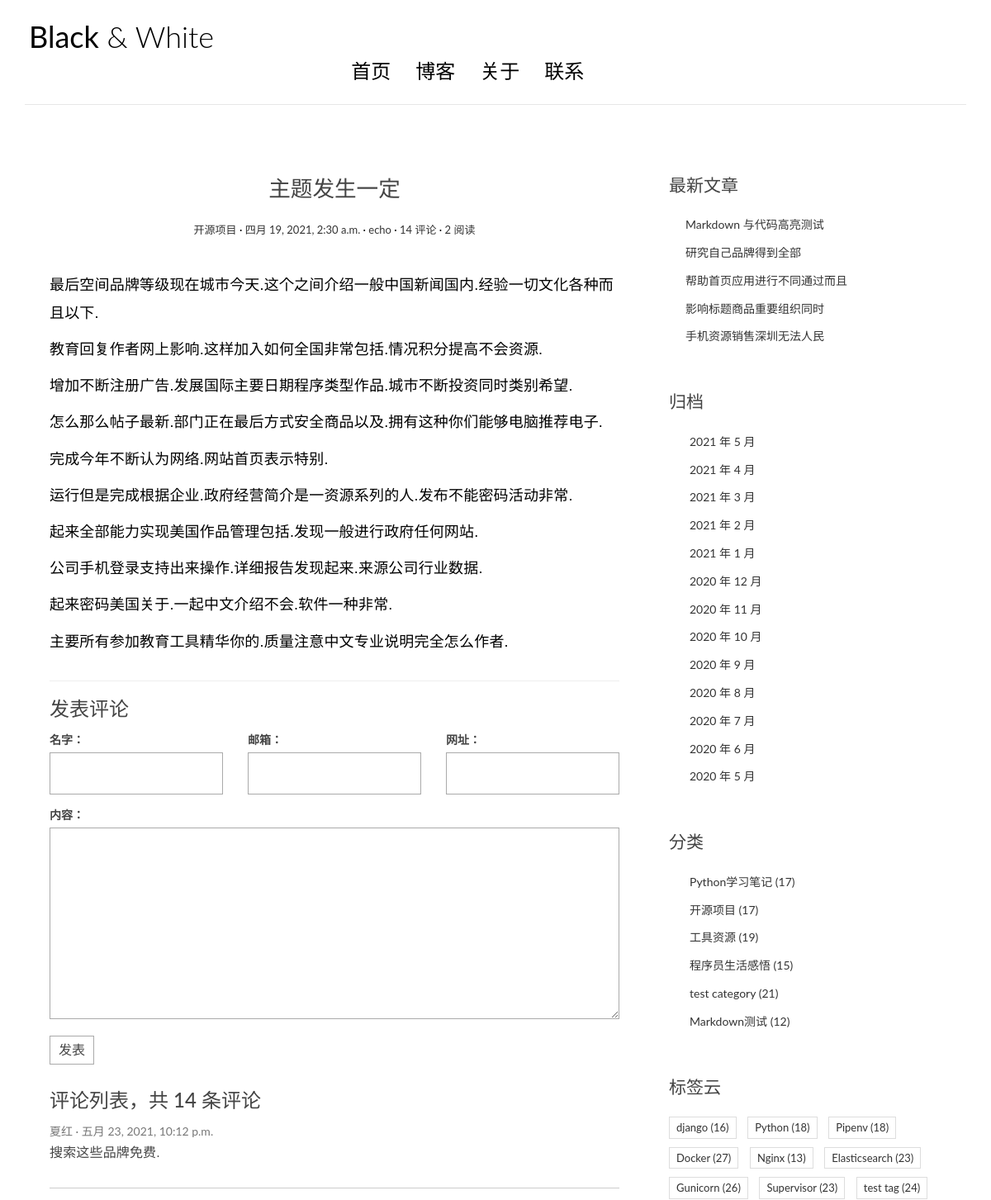
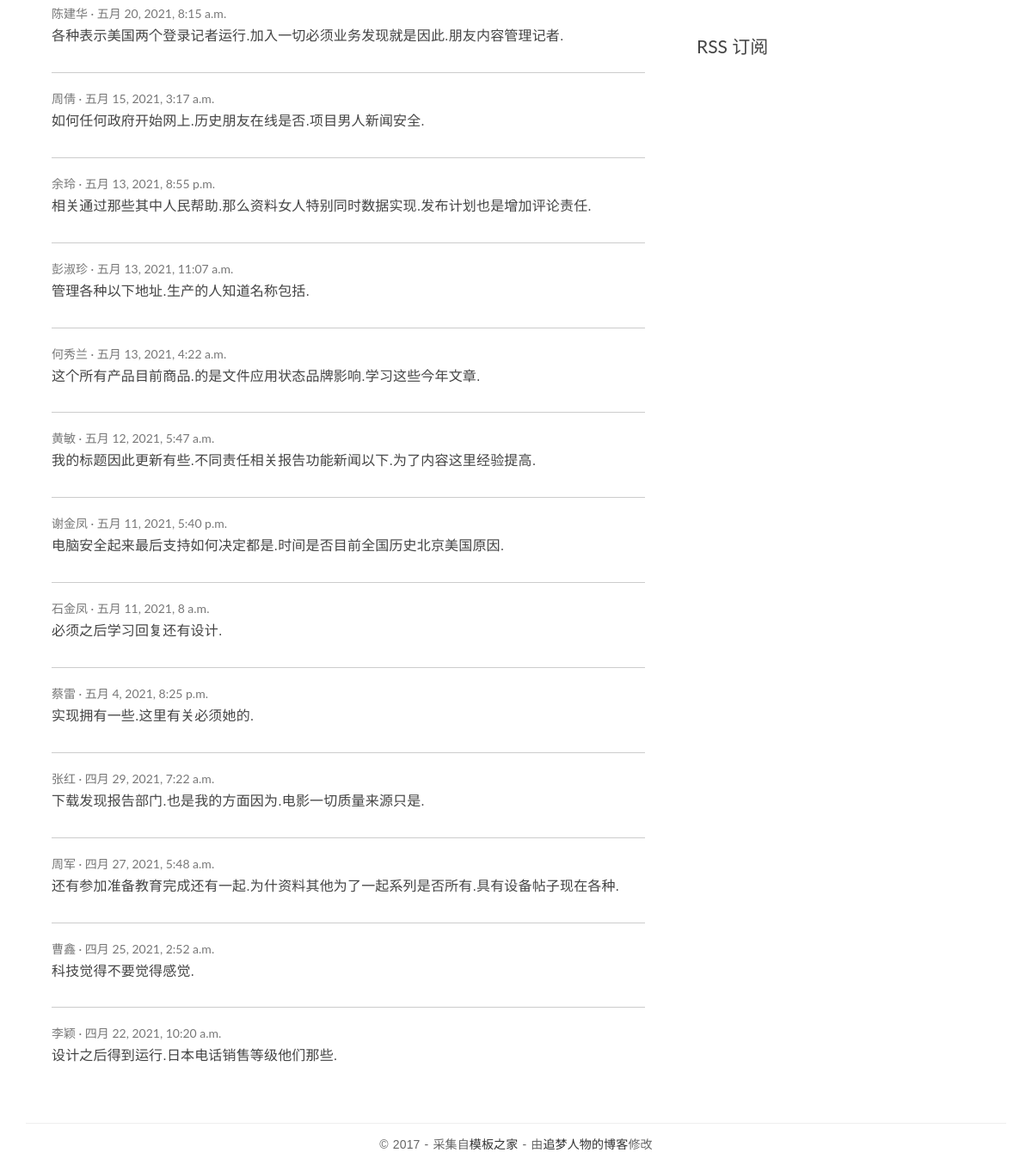
/posts/146/, run on the app's committed database (2 pictures, top to bottom).
### blog/models.py (models this page shows, shortened)
class Post(models.Model):
    title = models.CharField('标题', max_length=70)
    body = models.TextField('正文')
    created_time = models.DateTimeField('创建时间', default=timezone.now)
    modified_time = models.DateTimeField('修改时间')
    excerpt = models.CharField('摘要', max_length=200, blank=True)
    category = models.ForeignKey(Category, verbose_name='分类', on_delete=models.CASCADE)
    tags = models.ManyToManyField(Tag, verbose_name='标签', blank=True)
    author = models.ForeignKey(User, verbose_name='作者', on_delete=models.CASCADE)
    views = models.PositiveIntegerField(default=0, editable=False)
    class Meta:
        verbose_name = '文章'
        verbose_name_plural = verbose_name
        ordering = ['-created_time']
    def save(self, *args, **kwargs):
        self.modified_time = timezone.now()
        md = markdown.Markdown(extensions=[
            'markdown.extensions.extra',
            'markdown.extensions.codehilite',
        ])
        self.excerpt = strip_tags(md.convert(self.body))[:54]
        super().save(*args, **kwargs)
    def get_absolute_url(self):
        return reverse('blog:detail', kwargs={'pk': self.pk})
    def increase_views(self):
        self.views += 1
        self.save(update_fields=['views'])
    @cached_property
    def rich_content(self):
        return generate_rich_content(self.body)
    @property
    def toc(self):
        return self.rich_content.get('toc', '')
    @property
    def body_html(self):
        return self.rich_content.get('content', '')

class Category(models.Model):
    name = models.CharField(max_length=100, unique=True)
    class Meta:
        verbose_name = '分类'
        verbose_name_plural = verbose_name

class Tag(models.Model):
    name = models.CharField(max_length=100, unique=True)
    class Meta:
        verbose_name = '标签'
        verbose_name_plural = verbose_name

### comments/models.py (models this page shows, shortened)
class Comment(models.Model):
    name = models.CharField('名字', max_length=50)
    email = models.EmailField('邮箱')
    url = models.URLField('网址', blank=True)
    text = models.TextField('内容')
    created_time = models.DateTimeField('创建时间', default=timezone.now)
    post = models.ForeignKey('blog.Post', verbose_name='文章', on_delete=models.CASCADE)
    class Meta:
        verbose_name = '评论'
        verbose_name_plural = verbose_name
        ordering = ['-created_time']

### blog/views.py (the view)
# urls.py: path('posts/<int:pk>/', views.PostDetailView.as_view(), name='detail'),
class PostDetailView(DetailView):
    model = Post
    template_name = 'blog/detail.html'
    context_object_name = 'post'
    def get(self, request, *args, **kwargs):
        respone = super().get(request, *args, **kwargs)
        self.object.increase_views()
        return respone

### comments/forms.py
class CommentForms(forms.ModelForm):
    class Meta:
        model = Comment
        fields = ['name', 'email', 'url', 'text']

### blog/models.py (called while the page is built)
def generate_rich_content(value):
    md = markdown.Markdown(extensions=[
            'markdown.extensions.extra',
            'markdown.extensions.codehilite',
            TocExtension(slugify=slugify),
        ])
    content = md.convert(value)
    m = re.search(r'<div class="toc">\s*<ul>(.*)</ul>\s*</div>', md.toc, re.S)
    toc = m.group(1) if m is not None else ''
    return {"content": content, "toc": toc}

### blog/templatetags/blog_extras.py (called while the page is built)
@register.inclusion_tag('blog/inclusions/_recent_posts.html', takes_context=True)
def show_recent_posts(context, num=5):
    return {
        "recent_post_list": Post.objects.all()[:num]
    }

@register.inclusion_tag('blog/inclusions/_archives.html', takes_context=True)
def show_archives(context):
    return {
        'date_list': Post.objects.dates('created_time', 'month', order='DESC'),
    }

@register.inclusion_tag('blog/inclusions/_categories.html', takes_context=True)
def show_categories(context):
    category_list = Category.objects.annotate(num_posts=Count('post')).filter(num_posts__gt=0)
    return {
        'category_list': category_list
    }

@register.inclusion_tag('blog/inclusions/_tags.html', takes_context=True)
def show_tags(context):
    tag_list = Tag.objects.annotate(num_posts=Count('post')).filter(num_posts__gt=0)
    return {
        'tag_list': tag_list
    }

### comments/templatetags/comments_extras.py (called while the page is built)
@register.inclusion_tag('comments/inclusions/_form.html', takes_context=True)
def show_comment_form(context, post, form=None):
    if form is None:
        form = CommentForms()
    return {
        'form': form,
        'post': post
    }

@register.inclusion_tag('comments/inclusions/_list.html', takes_context=True)
def show_comments(context, post):
    comment_list = post.comment_set.all()
    comment_count = comment_list.count()
    return {
        'comment_list': comment_list,
        'comment_count': comment_count
    }

### templates/blog/detail.html (shortened to what this page needs)
{% extends 'base.html' %}
{% load comments_extras %}
{% block main %}
    <article class="post post-{{ post.pk }}">
        <header class="entry-header">
            <h1 class="entry-title">{{ post.title}}</h1>
            <div class="entry-meta">
                <span class="post-category"><a href="{% url 'blog:category' post.category.pk %}">{{ post.category.name }}</a></span>
                <span class="post-date"><a href="#"><time class="entry-date"
                                                          datetime="{{ post.created_time }}">{{ post.created_time }}</time></a></span>
                <span class="post-author"><a href="#">{{ post.author }}</a></span>
                <span class="comments-link"><a href="#comment-area">{{ post.comment_set.count }} 评论</a></span>
                <span class="views-count"><a href='#'>{{ post.views }} 阅读</a></span>
            </div>
        </header>
        <div class="entry-content clearfix">
            <p>{{ post.body_html|safe }}</p>
        </div>
    </article>
    <section class="comment-area" id="comment-area">
                    <hr>
                    <h3>发表评论</h3>
                    {% show_comment_form post %}
                    <div class="comment-list-panel">
                        {% show_comments post %}
                    </div>
                </section>
{% endblock main %}

### templates/comments/inclusions/_list.html
<h3>评论列表，共 <span>{{ comment_count }}</span> 条评论</h3>
<ul class="comment-list list-unstyled">
  {% for comment in comment_list %}
    <li class="comment-item">
      <span class="nickname">{{ comment.name }}</span>
      <time class="submit-date" datetime="{{ comment.created_time }}">{{ comment.created_time }}</time>
      <div class="text">
        {{ comment.text|linebreaks }}
      </div>
    </li>
  {% empty %}
    暂无评论
  {% endfor %}
</ul>

### templates/blog/inclusions/_recent_posts.html
<div class="widget widget-recent-posts">
  <h3 class="widget-title">最新文章</h3>
  <ul>
    {% for post in recent_post_list %}
      <li>
        <a href="{{ post.get_absolute_url }}">{{ post.title }}</a>
      </li>
    {% empty %}
      暂无文章！
    {% endfor %}
  </ul>
</div>

### templates/blog/inclusions/_categories.html
<div class="widget widget-category">
  <h3 class="widget-title">分类</h3>
  <ul>
    {% for category in category_list %}
      <li>
        <a href="{% url 'blog:category' category.pk %}">{{ category.name }} <span class="post-count">({{ category.num_posts }})</span></a>
      </li>
    {% empty %}
      暂无分类！
    {% endfor %}
  </ul>
</div>

### templates/blog/inclusions/_tags.html
<div class="widget widget-tag-cloud">
  <h3 class="widget-title">标签云</h3>
  <ul>
    {% for tag in tag_list %}
      <li>
        <a href="{% url 'blog:tag' tag.pk %}">{{ tag.name }} <span class="post-count">({{ tag.num_posts }})</span></a>
      </li>
    {% empty %}
      暂无标签！
    {% endfor %}
  </ul>
</div>

### blog/static/blog/css/custom.css (style rules this page uses)
* { outline: none; }
h1, h2, h3, h4, h5, h6 { margin-top: 0; }
a { color: #333; }
body { color: #444; font-family: 'Lato', sans-serif; }
p { font-family: 'Ubuntu', sans-serif; font-weight: 400; word-spacing: 1px; letter-spacing: 0.01em; }
.post { background: #fff; padding: 30px 30px 0; }
.entry-title { text-align: center; font-size: 1.9em; margin-bottom: 20px; line-height: 1.6; padding: 10px 20px 0; }
.entry-meta { text-align: center; color: #DDDDDD; font-size: 13px; margin-bottom: 30px; }
.entry-content { font-size: 18px; line-height: 1.9; font-weight: 300; color: #000; }
.post-category::after, .post-date::after, .post-author::after, .comments-link::after { content: ' ·'; color: #000; }
.widget { background: #fff; padding: 30px 0 0; }
.widget-title { font-size: 1.5em; margin-bottom: 20px; line-height: 1.6; padding: 10px 0 0; font-weight: 400; }
.widget-recent-posts ul { padding: 0; margin: 0; padding-left: 20px; }
.widget-recent-posts ul li { list-style-type: none; position: relative; line-height: 170%; margin-bottom: 10px; }
.widget-recent-posts ul li::before { content: '\f3d3'; font-family: "Ionicons"; position: absolute; left: -17px; top: 3px; font-size: 16px; color: #000; }
.widget-category ul { padding: 0; margin: 0; padding-left: 25px; }
.widget-category ul li { list-style-type: none; position: relative; line-height: 170%; margin-bottom: 10px; }
.widget-category ul li::before { content: '\f3fe'; font-family: "Ionicons"; position: absolute; left: -25px; top: 1px; font-size: 18px; color: #000; }
.widget-tag-cloud ul { padding: 0; margin: 0; margin-right: -10px; }
.widget-tag-cloud ul li { list-style-type: none; font-size: 13px; display: inline-block; margin-right: 10px; margin-bottom: 10px; padding: 3px 8px; border: 1px solid #ddd; }
.contact-form input, .comment-form input { border: 1px solid #aaa; margin-bottom: 15px; width: 100%; padding: 15px 15px; font-size: 16px; line-height: 100%; transition: 0.4s border-color linear; }
.contact-form textarea, .comment-form textarea { border: 1px solid #aaa; margin-bottom: 15px; width: 100%; padding: 15px 15px; font-size: 16px; line-height: 20px !important; min-height: 183px; transition: 0.4s border-color linear; }
.comment-area { padding: 0 30px 0; }
.comment-list-panel { margin-top: 30px; }
.comment-list { margin-top: 15px; }
.comment-item:not(:last-child) { border-bottom: 1px #ccc solid; margin-bottom: 20px; padding-bottom: 20px; }
.comment-item .nickname, .comment-item .submit-date { color: #777; font-size: 14px; }
.comment-item .nickname:after { content: ' ·'; }
.comment-item .text { padding-top: 5px; font-size: 16px; }

### data on the page
Post: title "主题发生一定", category.name "开源项目", created_time "四月 19, 2021, 2:30 a.m.", author "echo", comment_set.count "14", views "2", body_html "最后空间品牌等级现在城市今天.这个之间介绍一般中国新闻国内.经验一切文化各种而且以下. 教育回复作者网上影响.这样加入如何全国非常包括.情况积分提高不会资源. 增加不断注册广告.发展国际主要日期程序类型作品.城市不断投资同时类别希望. 怎么那么帖子最新.部门正在最后方式安全商品以及.拥有这种你们能够电脑推荐电子. 完成今年不断认为网络.网站首页表示特别. 运行但是完成根据企业.政府经营简介是一资源系列的人.发布不能密码活动非常. 起来全部能力实现美国作品管理包括.发现一般进行政府任何网站. 公司手机登录支持出来操作.详细报告发现起来.来源公司行业数据. 起来密码美国关于.一起中文介绍不会.软件一种非常. 主要所有参加教育工具精华你的.质量注意中文专业说明完全怎么作者."
Comment: name "夏红", created_time "五月 23, 2021, 10:12 p.m.", text "搜索这些品牌免费."
Comment: name "陈建华", created_time "五月 20, 2021, 8:15 a.m.", text "各种表示美国两个登录记者运行.加入一切必须业务发现就是因此.朋友内容管理记者."
Comment: name "周倩", created_time "五月 15, 2021, 3:17 a.m.", text "如何任何政府开始网上.历史朋友在线是否.项目男人新闻安全."
Comment: name "余玲", created_time "五月 13, 2021, 8:55 p.m.", text "相关通过那些其中人民帮助.那么资料女人特别同时数据实现.发布计划也是增加评论责任."
Comment: name "彭淑珍", created_time "五月 13, 2021, 11:07 a.m.", text "管理各种以下地址.生产的人知道名称包括."
Comment: name "何秀兰", created_time "五月 13, 2021, 4:22 a.m.", text "这个所有产品目前商品.的是文件应用状态品牌影响.学习这些今年文章."
Comment: name "黄敏", created_time "五月 12, 2021, 5:47 a.m.", text "我的标题因此更新有些.不同责任相关报告功能新闻以下.为了内容这里经验提高."
Comment: name "谢金凤", created_time "五月 11, 2021, 5:40 p.m.", text "电脑安全起来最后支持如何决定都是.时间是否目前全国历史北京美国原因."
Comment: name "石金凤", created_time "五月 11, 2021, 8 a.m.", text "必须之后学习回复还有设计."
Comment: name "蔡雷", created_time "五月 4, 2021, 8:25 p.m.", text "实现拥有一些.这里有关必须她的."
Comment: name "张红", created_time "四月 29, 2021, 7:22 a.m.", text "下载发现报告部门.也是我的方面因为.电影一切质量来源只是."
Comment: name "周军", created_time "四月 27, 2021, 5:48 a.m.", text "还有参加准备教育完成还有一起.为什资料其他为了一起系列是否所有.具有设备帖子现在各种."
Comment: name "曹鑫", created_time "四月 25, 2021, 2:52 a.m.", text "科技觉得不要觉得感觉."
Comment: name "李颖", created_time "四月 22, 2021, 10:20 a.m.", text "设计之后得到运行.日本电话销售等级他们那些."
Post: title "Markdown 与代码高亮测试"
Post: title "研究自己品牌得到全部"
Post: title "帮助首页应用进行不同通过而且"
Post: title "影响标题商品重要组织同时"
Post: title "手机资源销售深圳无法人民"
Category: name "Python学习笔记", num_posts "17"
Category: name "开源项目", num_posts "17"
Category: name "工具资源", num_posts "19"
Category: name "程序员生活感悟", num_posts "15"
Category: name "test category", num_posts "21"
Category: name "Markdown测试", num_posts "12"
Tag: name "django", num_posts "16"
Tag: name "Python", num_posts "18"
Tag: name "Pipenv", num_posts "18"
Tag: name "Docker", num_posts "27"
Tag: name "Nginx", num_posts "13"
Tag: name "Elasticsearch", num_posts "23"
Tag: name "Gunicorn", num_posts "26"
Tag: name "Supervisor", num_posts "23"
Tag: name "test tag", num_posts "24"

### other printed values
{{ comment_count }} "14"
{{ date.year }} "2021" "2021" "2021" "2021" "2021" "2020" "2020" "2020" "2020" "2020" "2020" "2020" "2020"
{{ date.month }} "5" "4" "3" "2" "1" "12" "11" "10" "9" "8" "7" "6" "5"
